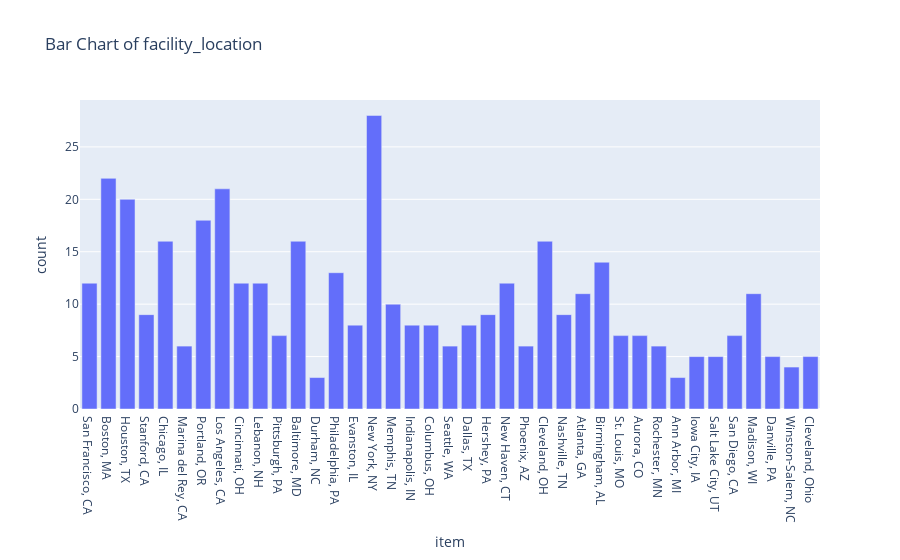

This figure's notebook cell:
### Code cell
data_counter = Counter(df['facility_location'])
data_dict = {'item': list(data_counter.keys()), 'count': list(data_counter.values())}
fig = px.bar(data_dict, x='item', y='count', title='Bar Chart of facility_location')
fig.show()

### Figure 1 — Plotly figure (JSON) as saved in the notebook; plotly's stock layout.template omitted (floating-point values rounded to 4 significant figures)
{"data": [{"alignmentgroup": "True", "hovertemplate": "item=%{x}<br>count=%{y}<extra></extra>", "legendgroup": "", "marker": {"color": "#636efa", "pattern": {"shape": ""}}, "name": "", "offsetgroup": "", "orientation": "v", "showlegend": false, "textposition": "auto", "type": "bar", "x": ["San Francisco, CA", "Boston, MA", "Houston, TX", "Stanford, CA", "Chicago, IL", "Marina del Rey, CA", "Portland, OR", "Los Angeles, CA", "Cincinnati, OH", "Lebanon, NH", "Pittsburgh, PA", "Baltimore, MD", "Durham, NC", "Philadelphia, PA", "Evanston, IL", "New York, NY", "Memphis, TN", "Indianapolis, IN", "Columbus, OH", "Seattle, WA", "Dallas, TX", "Hershey, PA", "New Haven, CT", "Phoenix, AZ", "Cleveland, OH", "Nashville, TN", "Atlanta, GA", "Birmingham, AL", "St. Louis, MO", "Aurora, CO", "Rochester, MN", "Ann Arbor, MI", "Iowa City, IA", "Salt Lake City, UT", "San Diego, CA", "Madison, WI", "Danville, PA", "Winston-Salem, NC", "Cleveland, Ohio"], "xaxis": "x", "y": [12, 22, 20, 9, 16, 6, 18, 21, 12, 12, 7, 16, 3, 13, 8, 28, 10, 8, 8, 6, 8, 9, 12, 6, 16, 9, 11, 14, 7, 7, 6, 3, 5, 5, 7, 11, 5, 4, 5], "yaxis": "y"}], "layout": {"barmode": "relative", "legend": {"tracegroupgap": 0}, "title": {"text": "Bar Chart of facility_location"}, "xaxis": {"anchor": "y", "domain": [0, 1], "title": {"text": "item"}}, "yaxis": {"anchor": "x", "domain": [0, 1], "title": {"text": "count"}}}}
